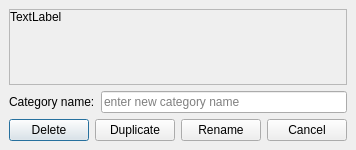
<?xml version="1.0" encoding="UTF-8"?>
<ui version="4.0">
 <class>Form</class>
 <widget class="QDialog" name="Form">
  <property name="geometry">
   <rect>
    <x>0</x>
    <y>0</y>
    <width>355</width>
    <height>150</height>
   </rect>
  </property>
  <property name="windowTitle">
   <string>Form</string>
  </property>
  <layout class="QHBoxLayout" name="horizontalLayout">
   <property name="spacing">
    <number>0</number>
   </property>
   <property name="leftMargin">
    <number>0</number>
   </property>
   <property name="topMargin">
    <number>0</number>
   </property>
   <property name="rightMargin">
    <number>0</number>
   </property>
   <property name="bottomMargin">
    <number>0</number>
   </property>
   <item>
    <widget class="QWidget" name="widget" native="true">
     <property name="contextMenuPolicy">
      <enum>Qt::ActionsContextMenu</enum>
     </property>
     <property name="autoFillBackground">
      <bool>false</bool>
     </property>
     <property name="styleSheet">
      <string notr="true"/>
     </property>
     <layout class="QVBoxLayout" name="verticalLayout_3" stretch="0">
      <property name="leftMargin">
       <number>0</number>
      </property>
      <property name="topMargin">
       <number>0</number>
      </property>
      <property name="rightMargin">
       <number>0</number>
      </property>
      <property name="bottomMargin">
       <number>0</number>
      </property>
      <item>
       <layout class="QVBoxLayout" name="verticalLayout">
        <property name="leftMargin">
         <number>9</number>
        </property>
        <property name="topMargin">
         <number>9</number>
        </property>
        <property name="rightMargin">
         <number>9</number>
        </property>
        <property name="bottomMargin">
         <number>9</number>
        </property>
        <item>
         <layout class="QHBoxLayout" name="horizontalLayout_4" stretch="0">
          <item>
           <widget class="QScrollArea" name="scrollArea">
            <property name="widgetResizable">
             <bool>true</bool>
            </property>
            <widget class="QWidget" name="scrollAreaWidgetContents">
             <property name="geometry">
              <rect>
               <x>0</x>
               <y>0</y>
               <width>333</width>
               <height>69</height>
              </rect>
             </property>
             <layout class="QVBoxLayout" name="verticalLayout_4">
              <property name="spacing">
               <number>0</number>
              </property>
              <property name="leftMargin">
               <number>0</number>
              </property>
              <property name="topMargin">
               <number>0</number>
              </property>
              <property name="rightMargin">
               <number>0</number>
              </property>
              <property name="bottomMargin">
               <number>0</number>
              </property>
              <item>
               <widget class="QLabel" name="lblMessage">
                <property name="sizePolicy">
                 <sizepolicy hsizetype="Preferred" vsizetype="Minimum">
                  <horstretch>0</horstretch>
                  <verstretch>0</verstretch>
                 </sizepolicy>
                </property>
                <property name="text">
                 <string>TextLabel</string>
                </property>
                <property name="alignment">
                 <set>Qt::AlignLeading|Qt::AlignLeft|Qt::AlignTop</set>
                </property>
                <property name="wordWrap">
                 <bool>true</bool>
                </property>
               </widget>
              </item>
             </layout>
            </widget>
           </widget>
          </item>
         </layout>
        </item>
        <item>
         <layout class="QHBoxLayout" name="horizontalLayout_2">
          <item>
           <widget class="QLabel" name="label">
            <property name="text">
             <string>Category name:</string>
            </property>
            <property name="buddy">
             <cstring>lineEditInput</cstring>
            </property>
           </widget>
          </item>
          <item>
           <widget class="QLineEdit" name="lineEditInput">
            <property name="placeholderText">
             <string>enter new category name</string>
            </property>
            <property name="clearButtonEnabled">
             <bool>true</bool>
            </property>
           </widget>
          </item>
         </layout>
        </item>
        <item>
         <layout class="QHBoxLayout" name="buttonsLayout">
          <item>
           <spacer name="horizontalSpacer">
            <property name="orientation">
             <enum>Qt::Horizontal</enum>
            </property>
            <property name="sizeHint" stdset="0">
             <size>
              <width>40</width>
              <height>20</height>
             </size>
            </property>
           </spacer>
          </item>
          <item>
           <widget class="QPushButton" name="pushButton_delete">
            <property name="maximumSize">
             <size>
              <width>16777215</width>
              <height>16777215</height>
             </size>
            </property>
            <property name="toolTip">
             <string>Will delete this category.</string>
            </property>
            <property name="text">
             <string>Delete</string>
            </property>
           </widget>
          </item>
          <item>
           <widget class="QPushButton" name="pushButton_duplicate">
            <property name="maximumSize">
             <size>
              <width>16777215</width>
              <height>16777215</height>
             </size>
            </property>
            <property name="toolTip">
             <string>Will duplicate the category using the input text.</string>
            </property>
            <property name="text">
             <string>Duplicate</string>
            </property>
           </widget>
          </item>
          <item>
           <widget class="QPushButton" name="pushButton_rename">
            <property name="maximumSize">
             <size>
              <width>16777215</width>
              <height>16777215</height>
             </size>
            </property>
            <property name="toolTip">
             <string>Will rename the category.</string>
            </property>
            <property name="text">
             <string>Rename</string>
            </property>
           </widget>
          </item>
          <item>
           <widget class="QPushButton" name="pushButton_cancel">
            <property name="maximumSize">
             <size>
              <width>16777215</width>
              <height>16777215</height>
             </size>
            </property>
            <property name="text">
             <string>Cancel</string>
            </property>
           </widget>
          </item>
         </layout>
        </item>
       </layout>
      </item>
     </layout>
    </widget>
   </item>
  </layout>
 </widget>
 <tabstops>
  <tabstop>lineEditInput</tabstop>
  <tabstop>pushButton_rename</tabstop>
  <tabstop>pushButton_duplicate</tabstop>
  <tabstop>pushButton_delete</tabstop>
  <tabstop>pushButton_cancel</tabstop>
  <tabstop>scrollArea</tabstop>
 </tabstops>
 <resources/>
 <connections/>
</ui>
